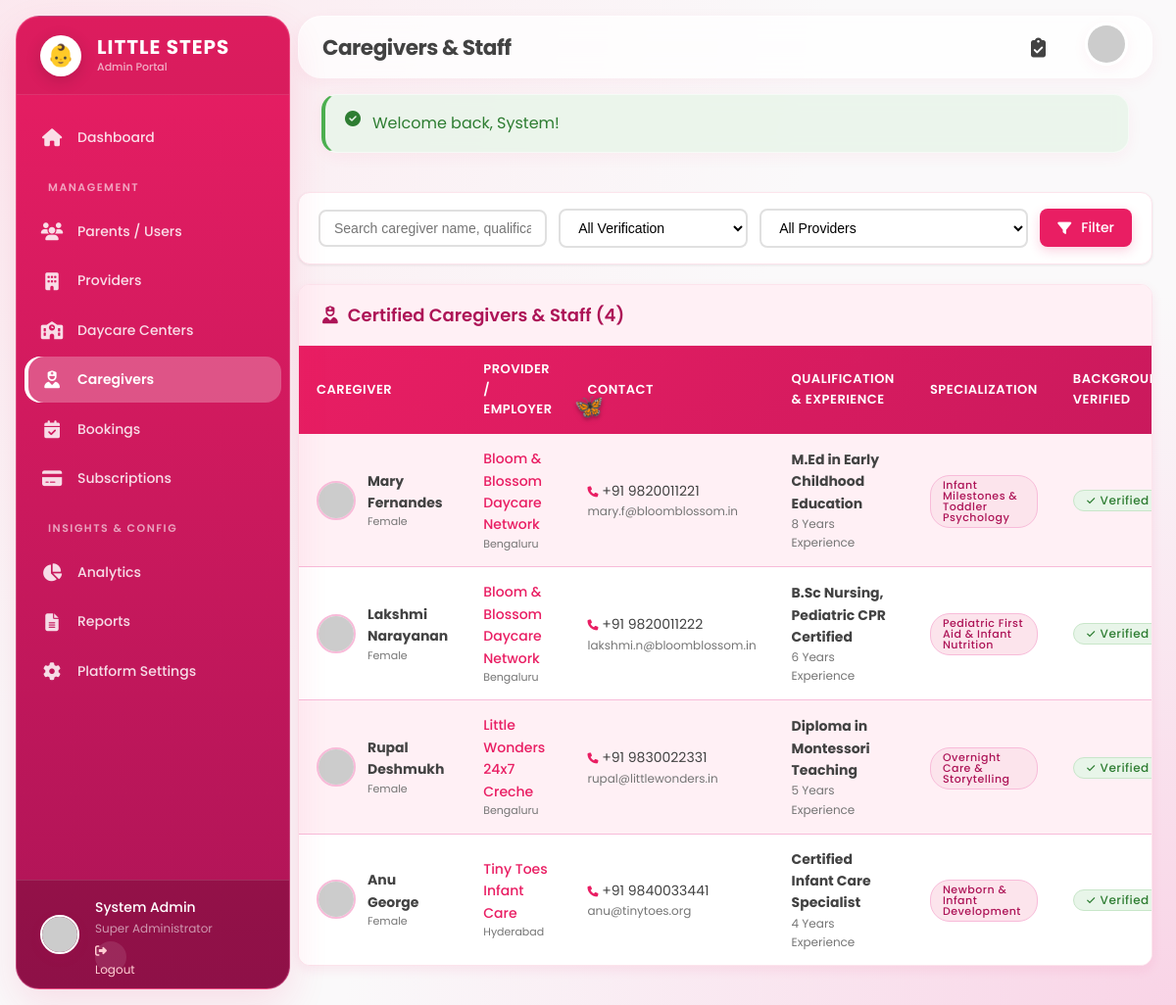
Page /admin/caregivers.php (signed in) on the committed database.
### tables this page shows
CREATE TABLE `caregivers` (
  `id` bigint(20) UNSIGNED NOT NULL AUTO_INCREMENT,
  `provider_id` bigint(20) UNSIGNED NOT NULL,
  `first_name` varchar(50) NOT NULL,
  `last_name` varchar(50) NOT NULL,
  `email` varchar(100) DEFAULT NULL,
  `phone` varchar(20) DEFAULT NULL,
  `photo` varchar(255) DEFAULT NULL,
  `date_of_birth` date DEFAULT NULL,
  `gender` varchar(20) DEFAULT NULL,
  `qualification` varchar(100) DEFAULT NULL,
  `experience_years` int(11) DEFAULT 0,
  `specialization` varchar(255) DEFAULT NULL,
  `background_verified` tinyint(1) NOT NULL DEFAULT 0,
  `verification_date` date DEFAULT NULL,
  `bio` text DEFAULT NULL,
  `status` enum('active','inactive') NOT NULL DEFAULT 'active',
  `joined_date` date DEFAULT NULL,
  `created_at` timestamp NOT NULL DEFAULT current_timestamp(),
  `updated_at` timestamp NOT NULL DEFAULT current_timestamp() ON UPDATE current_timestamp(),
  PRIMARY KEY (`id`),
  KEY `provider_id` (`provider_id`),
  KEY `background_verified` (`background_verified`),
  CONSTRAINT `fk_caregivers_provider` FOREIGN KEY (`provider_id`) REFERENCES `providers` (`id`) ON DELETE CASCADE
);

CREATE TABLE `providers` (
  `id` bigint(20) UNSIGNED NOT NULL AUTO_INCREMENT,
  `business_name` varchar(100) NOT NULL,
  `owner_name` varchar(100) NOT NULL,
  `email` varchar(100) NOT NULL,
  `password` varchar(255) NOT NULL,
  `phone` varchar(20) NOT NULL,
  `alternate_phone` varchar(20) DEFAULT NULL,
  `address` text NOT NULL,
  `city` varchar(50) NOT NULL,
  `state` varchar(50) NOT NULL,
  `pincode` varchar(15) NOT NULL,
  `latitude` decimal(10,8) DEFAULT NULL,
  `longitude` decimal(11,8) DEFAULT NULL,
  `logo` varchar(255) DEFAULT NULL,
  `cover_image` varchar(255) DEFAULT NULL,
  `description` text DEFAULT NULL,
  `established_year` int(4) DEFAULT NULL,
  `license_number` varchar(50) DEFAULT NULL,
  `license_expiry` date DEFAULT NULL,
  `capacity_children` int(11) DEFAULT 0,
  `age_groups` json DEFAULT NULL,
  `operating_hours` varchar(255) DEFAULT NULL,
  `is_24x7` tinyint(1) NOT NULL DEFAULT 0,
  `pricing_hourly` decimal(10,2) DEFAULT NULL,
  `pricing_daily` decimal(10,2) DEFAULT NULL,
  `pricing_monthly` decimal(10,2) DEFAULT NULL,
  `facilities` json DEFAULT NULL,
  `safety_measures` json DEFAULT NULL,
  `certifications` json DEFAULT NULL,
  `rating` decimal(3,2) DEFAULT 0.00,
  `total_reviews` int(11) DEFAULT 0,
  `status` enum('pending','approved','rejected','suspended') NOT NULL DEFAULT 'pending',
  `is_active` tinyint(1) NOT NULL DEFAULT 1,
  `admin_notes` text DEFAULT NULL,
  `last_login` datetime DEFAULT NULL,
  `created_at` timestamp NOT NULL DEFAULT current_timestamp(),
  `updated_at` timestamp NOT NULL DEFAULT current_timestamp() ON UPDATE current_timestamp(),
  PRIMARY KEY (`id`),
  UNIQUE KEY `email` (`email`),
  KEY `status` (`status`),
  KEY `city` (`city`)
);

### admin/caregivers.php (the view, shortened to what this page needs)
<?php
require_once __DIR__ . '/../config/database.php';
require_once __DIR__ . '/../config/functions.php';
$conn = getDBConnection();
$search = sanitizeInput($conn, $_GET['search'] ?? '');
$verifyFilter = $_GET['verified'] ?? 'all';
$sql = "SELECT cg.*, p.business_name, p.city as provider_city
        FROM caregivers cg
        JOIN providers p ON cg.provider_id = p.id
        WHERE 1=1";
$sql .= " ORDER BY cg.created_at DESC";
$caregivers = $conn->query($sql)->fetch_all(MYSQLI_ASSOC);
$providersList = $conn->query("SELECT id, business_name FROM providers ORDER BY business_name ASC")->fetch_all(MYSQLI_ASSOC);
require_once __DIR__ . '/includes/header.php';
?>
<div class="filter-card">
    <form method="GET" class="filter-form">
        <div style="flex: 2; min-width: 200px;">
            <input type="text" name="search" class="filter-input" style="width: 100%;" placeholder="Search caregiver name, qualification, provider..." value="<?= htmlspecialchars($search) ?>">
        </div>
        <div>
            <select name="verified" class="filter-input">
                <option value="all" <?= $verifyFilter === 'all' ? 'selected' : '' ?>>All Verification</option>
            </select>
        </div>
        <?php if(!empty($providersList)): ?>
            <div>
                <select name="provider_id" class="filter-input">
                    <option value="0">All Providers</option>
                </select>
            </div>
        <?php endif; ?>
        <button type="submit" class="btn btn-primary" style="padding: 9px 18px;">
            <i class="fas fa-filter"></i> Filter
        </button>
    </form>
</div>
<div class="table-container">
    <div class="table-header-bar">
        <h3 class="table-header-title">
            <i class="fas fa-user-nurse"></i> Certified Caregivers & Staff (<?= count($caregivers) ?>)
        </h3>
    </div>
    <div style="overflow-x: auto;">
        <table class="admin-table">
            <thead>
                <tr>
                    <th>Caregiver</th>
                    <th>Provider / Employer</th>
                    <th>Contact</th>
                    <th>Qualification & Experience</th>
                    <th>Specialization</th>
                    <th>Background Verified</th>
                </tr>
            </thead>
            <tbody>
                <?php if (empty($caregivers)): ?>
                    <tr>
                        <td colspan="8" style="text-align: center; padding: 36px; color: #9E9E9E;">
                            No caregivers found matching criteria.
                        </td>
                    </tr>
                <?php else: ?>
                    <?php foreach($caregivers as $cg): ?>
                        <tr>
                            <td>
                                <div style="display: flex; align-items: center; gap: 12px;">
                                    <img src="https://ui-avatars.com/api/?name=<?= urlencode($cg['first_name'] . ' ' . $cg['last_name']) ?>&size=64&background=FFF0F5&color=E91E63"
                                         style="width: 40px; height: 40px; border-radius: 50%; border: 2px solid var(--admin-pastel-pink);" alt="Staff">
                                    <div>
                                        <strong><?= htmlspecialchars($cg['first_name'] . ' ' . $cg['last_name']) ?></strong>
                                        <div style="font-size: 11px; color: #757575;"><?= htmlspecialchars($cg['gender']) ?></div>
                                    </div>
                                </div>
                            </td>
                            <td>
                                <a href="provider_view.php?id=<?= $cg['provider_id'] ?>" style="color: var(--admin-pink); text-decoration: none; font-weight: 500;">
                                    <?= htmlspecialchars($cg['business_name']) ?>
                                </a>
                                <div style="font-size: 11px; color: #757575;"><?= htmlspecialchars($cg['provider_city']) ?></div>
                            </td>
                            <td>
                                <div><i class="fas fa-phone" style="color: var(--admin-pink); font-size: 11px;"></i> <?= htmlspecialchars($cg['phone'] ?? 'N/A') ?></div>
                                <div style="font-size: 12px; color: #757575;"><?= htmlspecialchars($cg['email'] ?? '') ?></div>
                            </td>
                            <td>
                                <div><strong><?= htmlspecialchars($cg['qualification']) ?></strong></div>
                                <div style="font-size: 12px; color: #757575;"><?= $cg['experience_years'] ?> Years Experience</div>
                            </td>
                            <td>
                                <span class="badge badge-pink" style="font-size: 11px;">
                                    <?= htmlspecialchars($cg['specialization'] ?? 'Childcare') ?>
                                </span>
                            </td>
                            <td>
                                <span class="badge badge-<?= $cg['background_verified'] ? 'approved' : 'pending' ?>">
                                    <?= $cg['background_verified'] ? '✓ Verified' : 'Pending Check' ?>
                                </span>
                            </td>
                        </tr>
                    <?php endforeach; ?>
                <?php endif; ?>
            </tbody>
        </table>
    </div>
</div>
<?php require_once __DIR__ . '/includes/footer.php'; ?>

### assets/css/style.css (style rules this page uses)
:root { --main-pink: #E91E63; --light-pink: #FCE4EC; --dark-pink: #AD1457; --accent-pink: #F50057; --pastel-pink: #F8BBD9; --baby-pink: #FFF0F5; --white: #FFFFFF; --off-white: #FAF9FA; --light-gray: #F5F5F5; --medium-gray: #9E9E9E; --dark-gray: #424242; --near-black: #212121; --success: #4CAF50; --warning: #FF9800; --danger: #F44336; --info: #2196F3; --success-bg: #E8F5E9; --warning-bg: #FFF3E0; --danger-bg: #FFEBEE; --info-bg: #E3F2FD; --glass-bg: rgba(255, 255, 255, 0.75); --glass-border: rgba(255, 255, 255, 0.6); --glass-blur: blur(12px); --font-primary: 'Poppins', -apple-system, BlinkMacSystemFont, 'Segoe UI', Roboto, 'Helvetica Neue', Arial, sans-serif; --space-xs: 4px; --space-sm: 8px; --space-md: 16px; --space-lg: 24px; --space-xl: 32px; --space-2xl: 48px; --space-3xl: 64px; --radius-sm: 12px; --radius-md: 16px; --radius-lg: 24px; --radius-xl: 32px; --radius-full: 9999px; --shadow-sm: 0 4px 15px rgba(233,30,99,0.05); --shadow-md: 0 8px 30px rgba(233,30,99,0.08); --shadow-lg: 0 16px 40px rgba(233,30,99,0.12); --shadow-xl: 0 24px 60px rgba(233,30,99,0.15); }
* { margin: 0; padding: 0; box-sizing: border-box; }
body { font-family: var(--font-primary); background-color: var(--off-white); background-image: radial-gradient(at 0% 0%, rgba(252, 228, 236, 0.8) 0px, transparent 50%), radial-gradient(at 100% 100%, rgba(248, 187, 217, 0.6) 0px, transparent 50%); background-attachment: fixed; color: var(--dark-gray); line-height: 1.6; font-size: 16px; }
h1, h2, h3, h4, h5, h6 { color: var(--near-black); font-weight: 700; }
h3 { font-size: 1.35rem; line-height: 1.4; margin-bottom: var(--space-sm); }
a { color: var(--main-pink); text-decoration: none; transition: all 0.3s ease; }
.btn { display: inline-flex; align-items: center; justify-content: center; padding: 10px 24px; font-size: 14px; font-weight: 500; border-radius: 8px; cursor: pointer; transition: all 0.3s cubic-bezier(0.4, 0, 0.2, 1); border: none; font-family: inherit; gap: 10px; text-align: center; }
.btn-primary { background: var(--main-pink); color: var(--white); box-shadow: 0 4px 12px rgba(233, 30, 99, 0.2); }
.table-container { border-radius: var(--radius-md); overflow-x: auto; background: rgba(255, 255, 255, 0.5); border: 1px solid var(--glass-border); }
.badge { display: inline-flex; align-items: center; padding: 6px 14px; font-size: 12px; font-weight: 600; border-radius: var(--radius-full); line-height: 1; letter-spacing: 0.5px; }
.badge-pink { background: var(--light-pink); color: var(--dark-pink); border: 1px solid rgba(233, 30, 99, 0.2); }

### rows in the picture
caregivers: first_name+last_name "Mary Fernandes", gender "Female", provider.business_name "Bloom & Blossom Daycare Network", provider.city "Bengaluru", phone "+91 9820011221", email "mary.f@bloomblossom.in", qualification "M.Ed in Early Childhood Education", experience_years "8", specialization "Infant Milestones & Toddler Psychology", background_verified "✓ Verified"
caregivers: first_name+last_name "Lakshmi Narayanan", gender "Female", provider.business_name "Bloom & Blossom Daycare Network", provider.city "Bengaluru", phone "+91 9820011222", email "lakshmi.n@bloomblossom.in", qualification "B.Sc Nursing, Pediatric CPR Certified", experience_years "6", specialization "Pediatric First Aid & Infant Nutrition", background_verified "✓ Verified"
caregivers: first_name+last_name "Rupal Deshmukh", gender "Female", provider.business_name "Little Wonders 24x7 Creche", provider.city "Bengaluru", phone "+91 9830022331", email "rupal@littlewonders.in", qualification "Diploma in Montessori Teaching", experience_years "5", specialization "Overnight Care & Storytelling", background_verified "✓ Verified"
caregivers: first_name+last_name "Anu George", gender "Female", provider.business_name "Tiny Toes Infant Care", provider.city "Hyderabad", phone "+91 9840033441", email "anu@tinytoes.org", qualification "Certified Infant Care Specialist", experience_years "4", specialization "Newborn & Infant Development", background_verified "✓ Verified"

### other values in the picture
$pageTitleHeader "Caregivers & Staff"
$flash['message'] "Welcome back, System!"
count($caregivers) "4"
